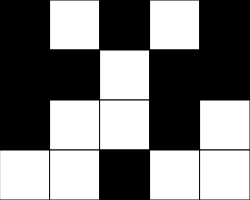
Frame 1 (no input)
Frame 60 (no input): identical to frame 1, image omitted
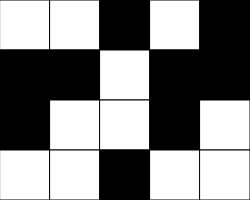
Frame 120 (the mouse pressed at the canvas centre since frame 60)

The p5.js sketch that drew these frames (run headless with seeded random() and noise() and a simulated clock; from frame 60 on, the mouse is pressed at the canvas centre):

// p5.js sketch
// ── sketch.js
// Puzzle Game Starter
// Treydon Olfert
// April 23, 2024

let grid =
[ [0, 255, 0, 255, 0],
  [0, 0,   255,   0,   0 ],
  [0, 255, 255, 0,   255],
  [255, 255, 0, 255, 255]
]

let squareSize = 50;
const NUM_ROWS = 4; const NUM_COLS = 5;

let row, col;

function setup() {
  createCanvas(NUM_COLS * squareSize, NUM_ROWS * squareSize);
}

function draw() {
  col = getCurrentX();
  row = getCurrentY(); 
  background(220);
  drawGrid();
}

function mousePressed() {
  flip(col, row);
}

function flip(x,y) {
  if (grid[y][x] === 0) grid[y][x] = 255;
  else grid[y][x] = 0;
}

function getCurrentY() {
  let constrainY = constrain(mouseY, 0, height-1);
  return int(constrainY/squareSize);
}

function getCurrentX() {
  //determine the current column of the mouse and return
  let constrainX = constrain(mouseX, 0, width-1);
  return int(constrainX/squareSize);
}


function drawGrid() {
  //read data from our 2d array (grid) and use the numbers to set the color for squares whcih are arranged in a grid fashion
  for (let y = 0; y < NUM_ROWS; y++) {
    for (let x = 0; x < NUM_COLS; x++) {
      let fillValue = grid[y][x];
      fill(fillValue);
      square(x * squareSize, y * squareSize, squareSize);
    }
  }
}
